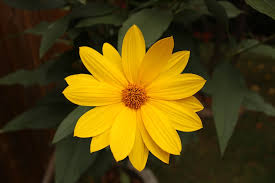
//> input picture Task_4/pic/flower.jpg, 275 x 183 px
$ ./histogram   (built with g++ and OpenCV 4)
//> lines starting //> are read from the running program, lines starting //| are printed output that depends on the picture
//> further down, image is the input picture: 183 rows x 275 cols, CV_8UC3; mean B, G, R 12.9, 68.4, 85.6
#include <opencv2/core.hpp>
#include <opencv2/highgui.hpp>
#include <opencv2/imgproc.hpp>
#include <iostream>

using namespace std;
using namespace cv;

void imhist(Mat grey_image)
{
    int Hist[256] = {0};


    for(int y = 0; y < grey_image.rows; y++)
        for(int x = 0; x < grey_image.cols; x++)
            Hist[(int)grey_image.at<uchar>(y,x)]++;

    Mat HistPlot(500, 256, CV_8UC3, Scalar(0, 0, 0));
    for (int i = 0; i < 256; i=i+2)
    {
        line(HistPlot, Point(i, 500), Point(i, 500-Hist[i]), Scalar(0, 0, 0),1,8,0);
    }

    imshow("Original Image", grey_image);
    imshow("Grey Histogram", HistPlot);

}


void im_rgbhist(Mat image){
    //Mat image = imread("hany.jpg");
    int HistR[256] = {0};
    int HistG[256] = {0};
    int HistB[256] = {0};

    for (int i = 0; i < image.rows; i++)
        for (int j = 0; j < image.cols; j++)
        {
            Vec3b intensity = image.at<Vec3b>(Point(j, i));
            int Red = intensity.val[0];
            int Green = intensity.val[1];
            int Blue = intensity.val[2];
            HistR[Red] = HistR[Red]+1;
            HistB[Blue] = HistB[Blue]+1;
            HistG[Green] = HistG[Green]+1;
        }
//> after the loop, HistR = 256 values, max 5493 at index 0, min 0 at index 81, mean 196.6; HistB = 256 values, max 1454 at index 255, min 1 at index 110, mean 196.6; HistG = 256 values, max 1303 at index 32, min 0 at index 223, mean 196.6
    Mat HistPlotR (500, 256, CV_8UC3, Scalar(0, 0, 0));
    Mat HistPlotG (500, 256, CV_8UC3, Scalar(0, 0, 0));
    Mat HistPlotB (500, 256, CV_8UC3, Scalar(0, 0, 0));
    Mat HistPlot (500, 256, CV_8UC3, Scalar(0, 0, 0));


    for (int i = 0; i < 256; i=i+2)
    {
        line(HistPlotR, Point(i, 500), Point(i, 500-HistR[i]), Scalar(0, 0, 255),1,8,0);
        line(HistPlotG, Point(i, 500), Point(i, 500-HistG[i]), Scalar(0, 255, 0),1,8,0);
        line(HistPlotB, Point(i, 500), Point(i, 500-HistB[i]), Scalar(255, 0, 0),1,8,0);

    }
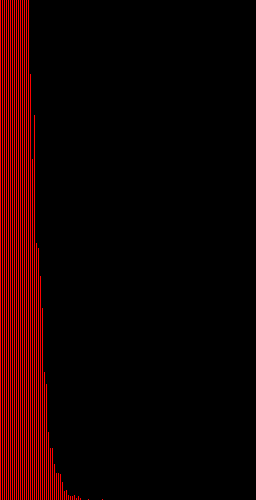
//> HistPlotR: 500 rows x 256 cols, CV_8UC3; mean B, G, R 0, 0, 20.3
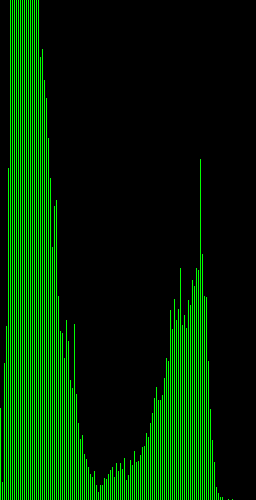
//> HistPlotG: 500 rows x 256 cols, CV_8UC3; mean B, G, R 0, 39.4, 0
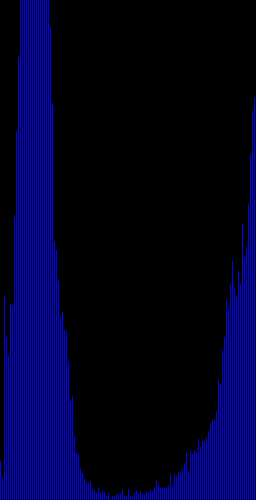
//> HistPlotB: 500 rows x 256 cols, CV_8UC3; mean B, G, R 36.8, 0, 0

    Mat combined_hist1;
    Mat combined_hist2;

    add(HistPlotB,HistPlotG, combined_hist1);
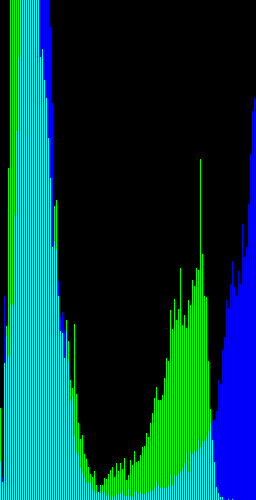
//> combined_hist1: 500 rows x 256 cols, CV_8UC3; mean B, G, R 36.8, 39.4, 0
    add(combined_hist1,HistPlotR, combined_hist2);
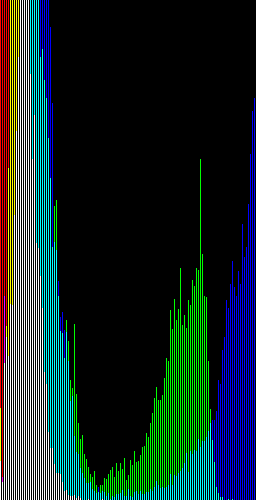
//> combined_hist2: 500 rows x 256 cols, CV_8UC3; mean B, G, R 36.8, 39.4, 20.3


    // [7 lines of commented-out code are left out]
    imshow("Original Image", image);
    imshow("RGB Histogram", combined_hist2);

}

int main(){

    Mat image = imread("flower.jpg");
    if (image.channels() == 3){
        im_rgbhist(image);
    }
    else if (image.channels() == 1){
        imhist(image);
    }


    waitKey(0);
    return 0;
}

$ run again, with Task_4/pic/brain.jpg copied over Task_4/pic/flower.jpg
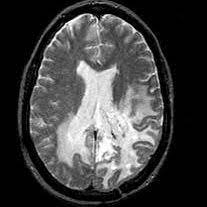
//> input picture Task_4/pic/brain.jpg, 207 x 207 px
//> image is the input picture: 207 rows x 207 cols, CV_8UC3; min 0, max 255, mean 65.9
//> after the loop in im_rgbhist, `for (int i = 0; i < image.rows; i++)`: HistR = 256 values, max 14505 at index 1, min 21 at index 251, mean 167.4; HistB has the same summary as HistR; HistG has the same summary as HistR
//> after the loop in im_rgbhist, `for (int i = 0; i < 256; i=i+2)`:
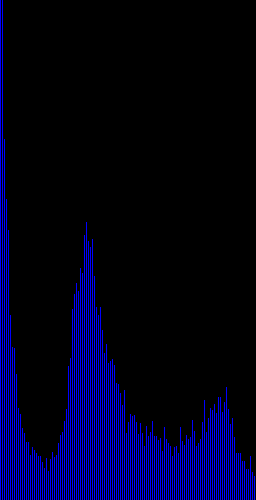
//> HistPlotB: 500 rows x 256 cols, CV_8UC3; mean B, G, R 27, 0, 0
//> in im_rgbhist, `add(combined_hist1,HistPlotR, combined_hist2);`:
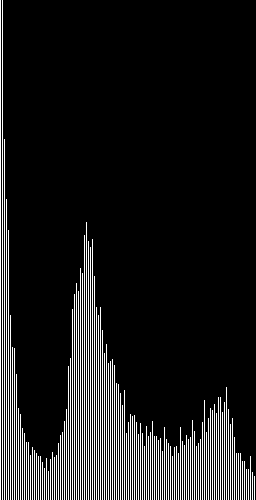
//> combined_hist2: 500 rows x 256 cols, CV_8UC3; 10.6% white in thin lines or dots
